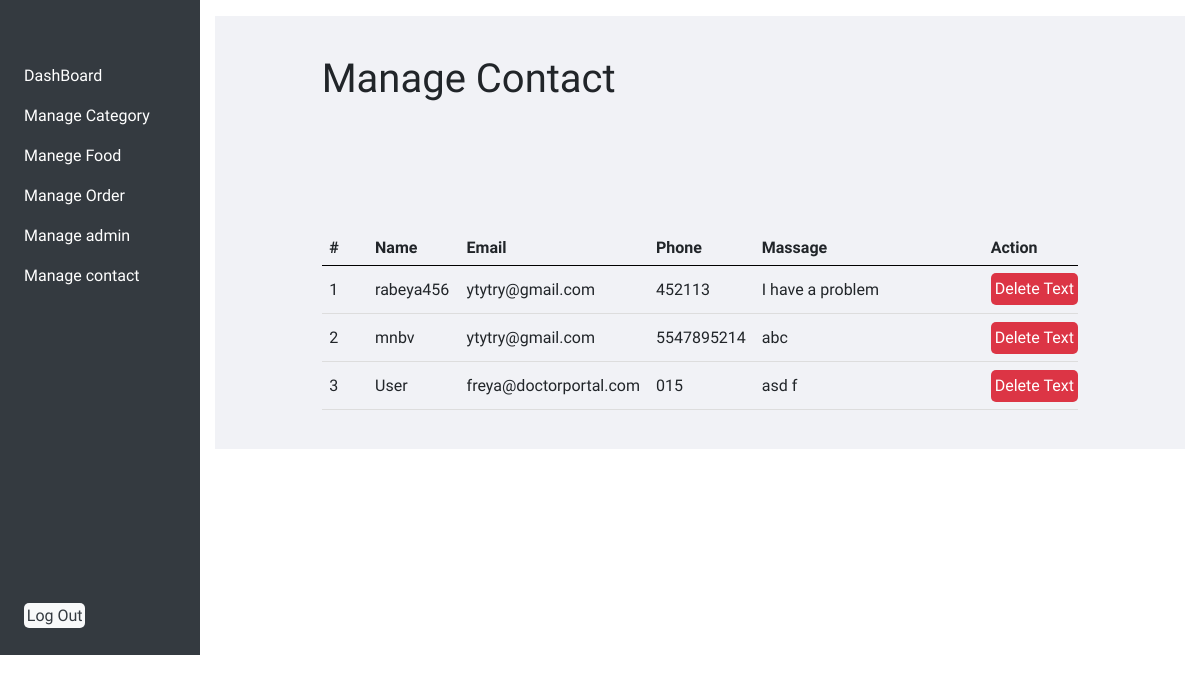
Page /admin/manage_contact.php (signed in) on the committed database.
### tables this page shows
CREATE TABLE `inbox` (
  `id` int(11) NOT NULL,
  `name` text NOT NULL,
  `email` text NOT NULL,
  `message` text NOT NULL,
  `text` varchar(200) DEFAULT NULL
);

### admin/manage_contact.php (the view, shortened to what this page needs)
<div class="container-fluid">
    <div class="row flex-nowrap">
        <div class="col-auto col-md-3 col-xl-2 px-sm-2 px-0 bg-dark "  >
<?php include('partials/menu.php'); ?>
</div>
        </div>
        <div class="col py-3" style="float: left;
        width: 71%; height:655px; overflow-y:scroll ;
">
<div class="main-content">
    <div class="wrapper">
        <h1>Manage Contact</h1>
                <br /><br /><br />
                <br><br>
                <table class="tbl-full">
                    <tr>
                        <th width="5%">#</th>
                        <th width="10%">Name</th>
                        <th width="10%">Email</th>
                        <th width="10%">Phone</th>
                        <th  width="25%">Massage</th>
                        <th  width="10%">Action</th>
                    </tr>
                    <?php
                        $sql = "SELECT * FROM inbox ORDER BY id DESC";
                        $res = mysqli_query($conn, $sql);
                        $count = mysqli_num_rows($res);
                        $sn = 1;
                        if($count>0)
                        {
                            while($row=mysqli_fetch_assoc($res))
                            {
                                $id = $row['id'];
                                $name = $row['name'];
                                $email = $row['email'];
                                $message = $row['message'];
                                $text= $row['text'];
                                ?>
                                    <tr>
                                        <td><?php echo $sn++; ?> </td>
                                        <td><?php echo $name ; ?></td>
                                        <td><?php echo $email; ?></td>
                                        <td><?php echo $message ; ?></td>
                                        <td><?php echo $text ?></td>
                                        <td><a href="<?php echo SITEURL; ?>admin/delete_message.php?id=<?php echo $id; ?>" class=" btn btn-danger">Delete Text</a></td>
                                    </tr>
                                <?php
                            }
                        }
                        else
                        {
                            echo "<tr><td colspan='12' class='error'>No Massage Yet</td></tr>";
                        }
                    ?>
                </table>
    </div>
</div>
</div>
    </div>
</div>

### css/admin.css (style rules this page uses)
* { margin: 0; padding: 0; font-family: Cambria, Cochin, Georgia, Times, 'Times New Roman', serif; }
.wrapper { padding: 1%; width: 80%; margin: 0 auto; }
.tbl-full { width: 100%; }
table { border-collapse: collapse; width: 100%; }
th, td { padding: 8px; text-align: left; border-bottom: 1px solid #ddd; }
table tr th { border-bottom: 1px solid black; padding: 1%; text-align: left; }
table tr td { padding: 1%; }
.btn-danger { background-color: rgba(248, 27, 27, 0.842); padding: 1%; color: white; text-decoration: none; font-weight: bold; }
.main-content { background-color: #f1f2f6; padding: 3% 0; }

### css/style.css (style rules this page uses)
html { scroll-behavior: smooth; }
* { margin: 0 0; padding: 0 0; font-family: 'Patua One', cursive; }
a { color: #ff6b81; text-decoration: none; }
.btn { padding: 5%; border: none; font-size: 1rem; border-radius: 5px; }

### rows in the picture
inbox: name "rabeya456", email "ytytry@gmail.com", message "452113", text "I have a problem"
inbox: name "mnbv", email "ytytry@gmail.com", message "5547895214", text "abc"
inbox: name "User", email "freya@doctorportal.com", message "015", text "asd f"
